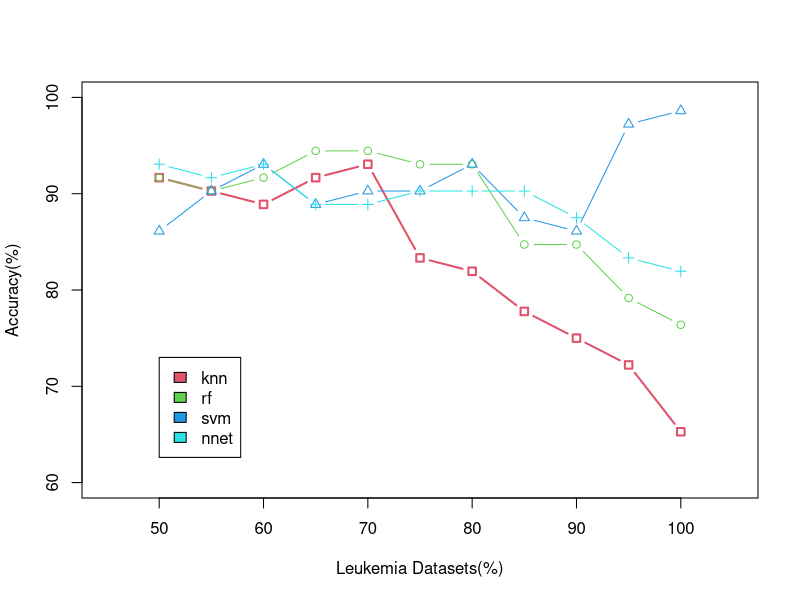

Source code (R):
x<-seq(50,100,5)
#y.knn<-c(0.699,0.680,0.648,0.728,0.619,0.581,0.592,0.706,0.815,0.752,0.744)
#y.rf<-c(0.885,0.879,0.877,0.840,0.812,0.845,0.855,0.873,0.892,0.881,0.872)
#y.svm<-c(0.886,0.868,0.893,0.805,0.797,0.759,0.723,0.830,0.903,0.869,0.881)
#y.nnet<-c(0.857,0.851,0.895,0.819,0.777,0.845,0.786,0.805,0.843,0.834,0.826)
cci.knn<-c(91.6667,90.2778,88.8889,91.6667,93.0556,83.3333,81.9444,77.7778,75,72.2222,65.2778)
cci.rf<-c(91.6667,90.2778,91.6667,94.4444,94.4444,93.0556,93.0556,84.7222,84.7222,79.1667,76.3889)
cci.svm<-c(86.1111,90.2778,93.0556,88.8889,90.2778,90.2778,93.0556,87.5,86.1111,97.2222,98.6111)
cci.nnet<-c(93.0556,91.6667,93.0556,88.8889,88.8889,90.2778,90.2778,90.2778,87.5,83.3333,81.9444)


plot(x,cci.knn,lwd=2,col=2,type="b",pch=0, xlim=c(45,105), ylim=c(60,100),xlab="Leukemia Datasets(%)",ylab="Accuracy(%)")
lines(x,cci.rf, type="b" ,col=3,pch=1)
lines(x,cci.svm, type="b", col=4,pch=2)
lines(x,cci.nnet, type="b",col=5,pch=3)
legend(50,73, c('knn','rf','svm','nnet'), 2:5)
